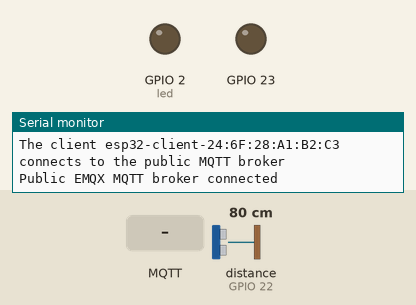
Recording of a program running on a simulated ESP32. Parts: output pins drawn as LEDs (lit = HIGH), the last lines printed to the serial monitor. Inputs (shaded band) come from the test bench; at power-on: distance to the obstacle (sensor on GPIO 22) 80 cm. The echo pulse lasts 58.3 µs per cm; WiFi joins after 1.5 s; servers stay silent unless stated; uploads are accepted with an empty reply; no MQTT or app messages arrive unless stated.

Above: at 2.7 s.
2.8 s: MQTT message "on" arrives on the first subscribed topic
At 3.2 s:
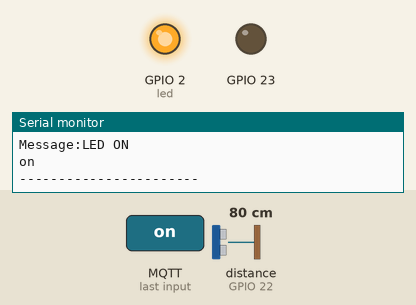
4.3 s: MQTT message "off" arrives on the first subscribed topic
At 5.5 s:
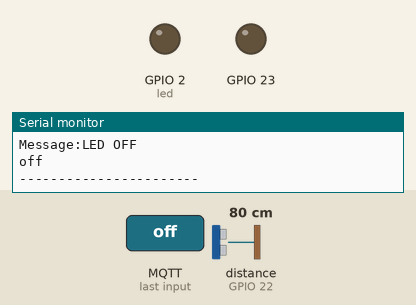
5.8 s: MQTT message "php" arrives on the first subscribed topic
Timing chart, 0 to 8.8 s (numbered marks = the images above; inputs shaded):
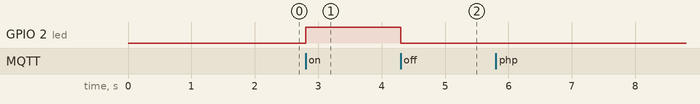

The program:

main.cpp
```cpp
#include <WiFi.h>
#include <PubSubClient.h>
#include <Arduino.h>
#include <HTTPClient.h>
#include <sonar.hpp>

// WiFi
const char *ssid = "WebSwotServer"; // Enter your Wi-Fi name
const char *password = "mx230448mx";  // Enter Wi-Fi password

//? Déclaration des variables
int led = 2; // GPIO 2

//? Déclaration de callback
void callback(char *topic, byte *payload, unsigned int length);

// MQTT Broker
const char *mqtt_broker = "broker.emqx.io";
const char *topic = "test/swot";
const char *mqtt_username = "emqx";
const char *mqtt_password = "public";
const int mqtt_port = 1883;

Sonar sonar(23, 22); // Trig pin 23, Echo pin 22
WiFiClient espClient;
PubSubClient client(espClient);
HTTPClient http;

void setup() {
    // Set software serial baud to 115200;
    Serial.begin(115200);

    // Set GPIO 2 as output
    pinMode(led, OUTPUT);
    // Connecting to a WiFi network
    WiFi.begin(ssid, password);
    while (WiFi.status() != WL_CONNECTED) {
        delay(500);
        Serial.println("Connecting to WiFi..");
    }
    Serial.println("Connected to the Wi-Fi network");
    //connecting to a mqtt broker
    client.setServer(mqtt_broker, mqtt_port);
    client.setCallback(callback);
    while (!client.connected()) {
        String client_id = "esp32-client-";
        client_id += String(WiFi.macAddress());
        Serial.printf("The client %s connects to the public MQTT broker\n", client_id.c_str());
        if (client.connect(client_id.c_str(), mqtt_username, mqtt_password)) {
            Serial.println("Public EMQX MQTT broker connected");
        } else {
            Serial.print("failed with state ");
            Serial.print(client.state());
            delay(2000);
        }
    }
    // Publish and subscribe
    client.publish(topic, "Hi, I'm ESP32 ^^");
    client.subscribe(topic);
}

void callback(char *topic, byte *payload, unsigned int length) {
    Serial.print("Message arrived in topic: ");
    Serial.println(topic);
    Serial.print("Message:");
    String message;
    for (int i = 0; i < length; i++) {
        message += (char) payload[i];
    }
    if(message == "on") {
        Serial.println("LED ON");
        digitalWrite(led, HIGH);
    } else if (message == "off") {
        Serial.println("LED OFF");
        digitalWrite(led, LOW);
    } else if (message == "php") {
        // Exemple d'appel POST vers un script PHP
        String var1 = sonar.readDistanceString(); // Utilisation de la méthode pour obtenir la distance
        String var2 = "100";
        String postData = "profondeur=" + var1 + "&lidar=" + var2 + "&esp=esp32";

        http.begin("http://10.245.245.12/swotSite/swot/php/esp32.php");
        http.addHeader("Content-Type", "application/x-www-form-urlencoded");
        int httpResponseCode = http.POST(postData);
        if (httpResponseCode > 0) {
            String response = http.getString();
            Serial.print("Réponse du serveur PHP : ");
            Serial.println(response);
        } else {
            Serial.print("Erreur HTTP : ");
            Serial.println(httpResponseCode);
        }
        http.end();
    } else {
        Serial.println("Unknown command");
    }
    Serial.print(message);
    Serial.println();
    Serial.println("-----------------------");
}

void loop() {
    client.loop();
}
```

sonar.cpp
```cpp
#include "sonar.hpp"

Sonar::Sonar(uint8_t trig, uint8_t echo) : trigPin(trig), echoPin(echo) {
    pinMode(trigPin, OUTPUT);
    pinMode(echoPin, INPUT);
}

float Sonar::readDistance() {
    digitalWrite(trigPin, LOW);
    delayMicroseconds(2);
    digitalWrite(trigPin, HIGH);
    delayMicroseconds(10);
    digitalWrite(trigPin, LOW);
    long duration = pulseIn(echoPin, HIGH, 30000); // Timeout 30ms
    float distance = duration * 0.0343 / 2;
    return distance;
}

String Sonar::readDistanceString() {
    float distance = readDistance();
    return String(distance, 2); // 2 décimales
}
```

sonar.hpp
```cpp
#ifndef SONAR_HPP
#define SONAR_HPP
#include <Arduino.h>

class Sonar {
public:
    Sonar(uint8_t trig, uint8_t echo);
    float readDistance();
    String readDistanceString();
private:
    uint8_t trigPin;
    uint8_t echoPin;
};

#endif // SONAR_HPP
```

Measured:
- after the input at 2.8 s, GPIO 2 (led): LOW → HIGH at once
- after the input at 4.3 s, GPIO 2 (led): HIGH → LOW at once
